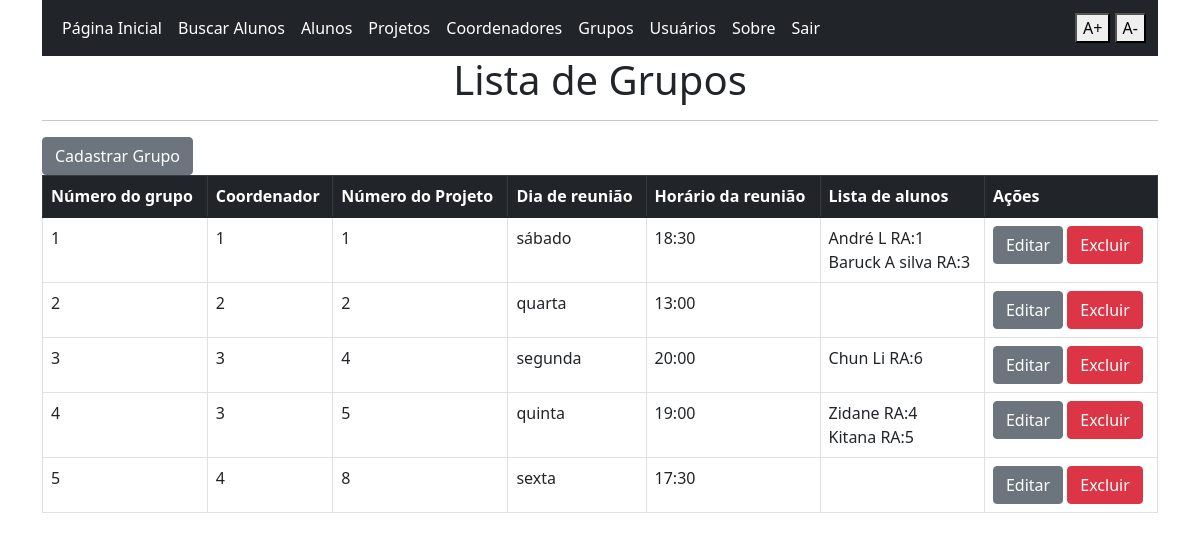
Screenshot of /lista_grupos (signed in) with the database file from the repository.
### app.py (models this page shows, shortened)
class grupos(db.Model):
    id = db.Column(db.Integer, primary_key=True)
    dia = db.Column(db.String(10))
    hora = db.Column(db.String(10))
    projeto_id = db.Column(db.Integer, ForeignKey('projetos.id'))
    coordenador = db.Column(db.Integer, ForeignKey('coordenadores.id'))
    alunos = db.relationship('alunos', backref='grupos', lazy=True)

class alunos(db.Model):
    ra = db.Column(db.Integer, primary_key=True)
    nome = db.Column(db.String(50))
    email = db.Column(db.String(50))
    senha = db.Column(db.String(50))
    curso = db.Column(db.String(50))
    polo = db.Column(db.String(50))
    interesse = db.Column(db.String(50))
    hobby = db.Column(db.String(50))
    telefone = db.Column(db.String(15))
    tipo_usuario = db.Column(db.String(20))
    projeto_id = db.Column(db.Integer, ForeignKey('projetos.id'))
    grupo_id = db.Column(db.Integer, ForeignKey('grupos.id'))

### app.py (the view)
@app.route('/lista_grupos')
@login_required
def lista_grupos():
    lista_grupos = grupos.query.all()
    return render_template('lista_grupos.html', grupos=lista_grupos)

### app.py (called while the page is built)
@login_manager.user_loader
def load_user(user_id):
    return usuarios.query.get(user_id)

### templates/lista_grupos.html
{% extends 'base.html' %}
{% block conteudo %}
    <h1 align="center">Lista de Grupos</h1>
    <hr>
    <a href="{{url_for('cadastrar_grupo')}}" class="btn btn-secondary" aria-label="Ir para a tela de cadastro de novo grupo">Cadastrar Grupo</a>
    <table class="table table-bordered table-hover">
        <thead class="table-dark">
            <th scope="col">Número do grupo</th>
            <th scope="col">Coordenador</th>
            <th scope="col">Número do Projeto</th>
            <th scope="col">Dia de reunião</th>
            <th scope="col">Horário da reunião</th>
            <th scope="col">Lista de alunos</th>
            <th scope="col">Ações</th>
        </thead>
        <tbody>
            {% for grupo in grupos %}
                <tr>
                    <td>{{grupo.id}}</td>
                    <td>{{grupo.coordenador}}</td>
                    <td>{{grupo.projeto_id}}</td>
                    <td>{{grupo.dia}}</td>
                    <td>{{grupo.hora}}</td>
                    <td>
                        {% for aluno in grupo.alunos %}
                            {{aluno.nome}} RA:{{aluno.ra}}<br>
                        {% endfor %}
                    </td>
                    <td>
                        <a href="{{grupo.id}}/atualiza_grupo" class="btn btn-secondary btn-xs">Editar</a>
                        <a href="{{grupo.id}}/excluir_grupo" onclick="return confirm('Deseja exlcuir esse registro?')" class="btn btn-danger btn-xs">Excluir</a>
                    </td>
                </tr>
            {% endfor %}
        </tbody>
    </table>
{% endblock conteudo %}

### templates/base.html (style rules this page uses)
body { font-size: 16px; }

### rows the page displays
grupos: id "1", coordenador "1", projeto_id "1", dia "sábado", hora "18:30"
alunos: nome "André L", ra "1"
alunos: nome "Baruck A silva", ra "3"
grupos: id "2", coordenador "2", projeto_id "2", dia "quarta", hora "13:00"
grupos: id "3", coordenador "3", projeto_id "4", dia "segunda", hora "20:00"
alunos: nome "Chun Li", ra "6"
grupos: id "4", coordenador "3", projeto_id "5", dia "quinta", hora "19:00"
alunos: nome "Zidane", ra "4"
alunos: nome "Kitana", ra "5"
grupos: id "5", coordenador "4", projeto_id "8", dia "sexta", hora "17:30"
